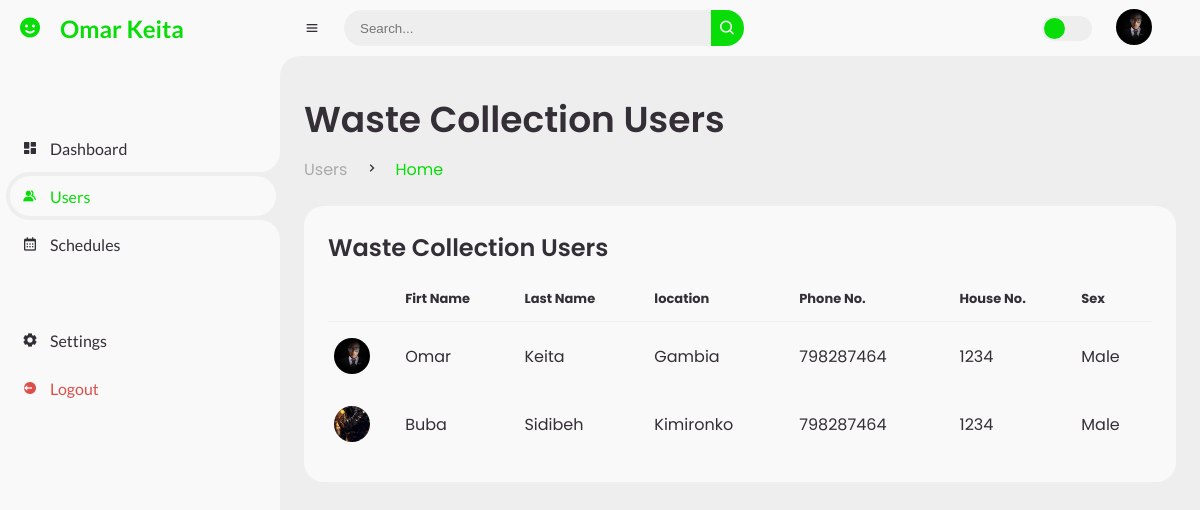
The app's page /admin_dashboard/users (signed in), older data.
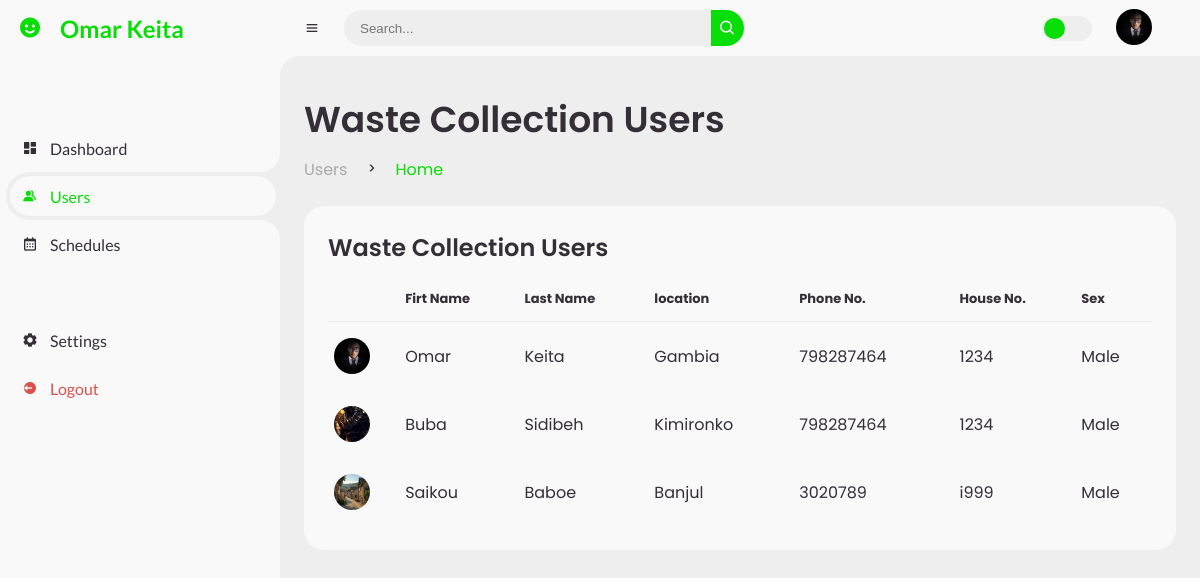
The same page, newer data.
### app/models.py (models this page shows, shortened)
class User(db.Model, UserMixin):
    id = db.Column(db.Integer,  nullable= False, primary_key=True, autoincrement=True)
    first_name = db.Column(db.String(50), nullable=False)
    middle_name = db.Column(db.String(50), nullable=False, default="")
    last_name = db.Column(db.String(50), nullable=False)
    email = db.Column(db.String(50), unique=True, nullable=False,)
    sex = db.Column(db.String(50), nullable=False, default='Male')
    address = db.Column(db.String(50), nullable=False)
    house_number = db.Column(db.String(50), nullable=False)
    location = db.Column(db.String(50), nullable=False)
    image_file = db.Column(db.String(500), nullable=False, default='default.jpg')
    phone_number = db.Column(db.String(50), nullable=False)
    password = db.Column(db.String(150), nullable=False)
    schedule = db.relationship('Scheduling', backref='customer', lazy=True)
    is_admin = db.Column(db.Boolean, nullable=False, default=False)

### app/routes.py (the view)
@app.route('/admin_dashboard/users', methods=['GET', 'POST'])
@login_required
def users():
    if not current_user.is_admin:
        abort(403)
        flash('Access Denied', 'danger')
    user_schedule = Scheduling.query.all()
    users = User.query.all()
    return render_template('users.html', user_schedule=user_schedule, datetime=datetime, users=users)

### app/models.py (called while the page is built)
@login_manager.user_loader
def load_user(user_id):
    return User.query.get(int(user_id))

### app/templates/users.html
{% extends 'admin_base.html' %} {% block sidebar %}
<ul class="side-menu top">
  <li>
    <a href="{{url_for('admin_dashboard')}}">
      <i class="bx bxs-dashboard"></i>
      <span class="text">Dashboard</span>
    </a>
  </li>
  <li class="active">
    <a href="{{url_for('users')}}">
      <i class="bx bxs-group"></i>
      <span class="text">Users</span>
    </a>
  </li>
  <li>
    <a href="{{url_for('admin_user_schedule')}}">
      <i class="bx bx-calendar"></i>
      <span class="text">Schedules</span>
    </a>
  </li>
</ul>
{% endblock %} {% block content %}
<main>
  <div class="head-title">
    <div class="left">
      <h1>Waste Collection Users</h1>
      <ul class="breadcrumb">
        <li>
          <a href="{{url_for('admin_dashboard')}}">Users</a>
        </li>
        <li><i class="bx bx-chevron-right"></i></li>
        <li>
          <a class="active" href="{{url_for('home')}}">Home</a>
        </li>
      </ul>
    </div>
  </div>
  <div class="table-data">
    <div class="order">
      <div class="head">
        <h3>Waste Collection Users</h3>
      </div>
      <table>
        <thead>
          <tr>
            <th></th>
            <th>Firt Name</th>
            <th>Last Name</th>
            <th>location</th>
            <th>Phone No.</th>
            <th>House No.</th>
            <th>Sex</th>
          </tr>
        </thead>
        <tbody>
          {% for user in users %}
          <tr>
            <td>
              <img
                src="{{ url_for('static', filename='profile_pics/' + user.image_file) }}"
              />
            </td>
            <td>{{ user.first_name }}</td>
            <td>{{ user.last_name }}</td>
            <td>
              <p>{{ user.location}}</p>
            </td>
            <td>{{ user.phone_number }}</td>
            <td>{{ user.house_number }}</td>
            <td>
              <p>{{ user.sex }}</p>
            </td>
          </tr>
          {% endfor %}
        </tbody>
      </table>
    </div>
  </div>
</main>
{% endblock %}

### app/templates/admin_base.html (shortened to what this page needs)
<!DOCTYPE html>
<html lang="en">
  <head>
    <link
      href="https://unpkg.com/boxicons@2.0.9/css/boxicons.min.css"
      rel="stylesheet"
    />
    <link
      rel="stylesheet"
      href="{{url_for('static', filename='css/admin.css')}}"
    />
  </head>
  <body>
    <section id="sidebar">
      <a href="#" class="brand">
        <i class="bx bxs-smile"></i>
        <span class="text"
          >{{current_user.first_name}} {{current_user.last_name}}</span
        >
      </a>
      {% block sidebar %} {% endblock %}
      <ul class="side-menu">
        <li>
          <a href="{{url_for('account')}}">
            <i class="bx bxs-cog"></i>
            <span class="text">Settings</span>
          </a>
        </li>
        <li>
          <a href="{{url_for('logout')}}" class="logout">
            <i class="bx bxs-log-out-circle"></i>
            <span class="text">Logout</span>
          </a>
        </li>
      </ul>
    </section>
    <section id="content">
      <nav>
        <i class="bx bx-menu"></i>
        <form action="#">
          <div class="form-input">
            <input type="search" placeholder="Search..." />
            <button type="submit" class="search-btn">
              <i class="bx bx-search"></i>
            </button>
          </div>
        </form>
        <label for="switch-mode" class="switch-mode"></label>
        <a href="#" class="profile">
          <img
            src="{{url_for('static', filename='profile_pics/' + current_user.image_file)}}"
            alt=""
          />
        </a>
      </nav>
      {% block content %} {% endblock %}
    </section>
  </body>
</html>

Row changes from the older to the newer data that the page shows:
added User: image_file (picture), first_name "Saikou", last_name "Baboe", location "Banjul", phone_number "3020789", house_number "i999", sex "Male"
